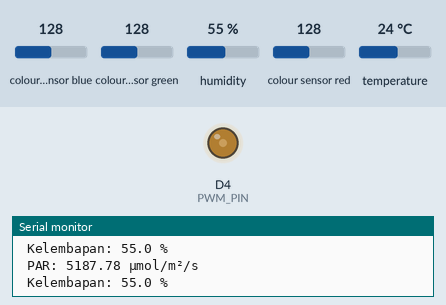
A sketch run on a simulated ESP8266 (NodeMCU). On the bench: output pins drawn as LEDs (lit = HIGH), the last lines printed to the serial monitor. Inputs (shaded band) come from the test bench; at power-on: humidity 55 %, colour sensor blue 128, colour sensor green 128, colour sensor red 128, temperature 24 °C. WiFi joins after 1.5 s; servers stay silent unless stated; EEPROM starts erased; no MQTT or app messages arrive unless stated.

Above: at 2.7 s.
2.8 s: humidity set to 88 %
At 4.9 s:
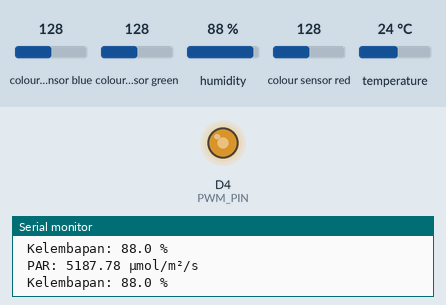
9.3 s: humidity set to 22 %
At 10.6 s:
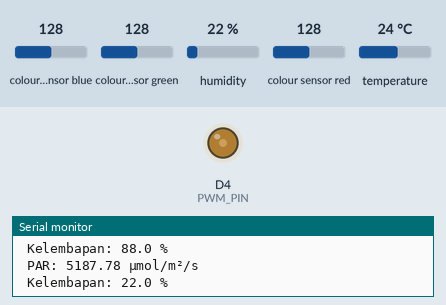
11.5 s: humidity set to 81 %
At 12.5 s:
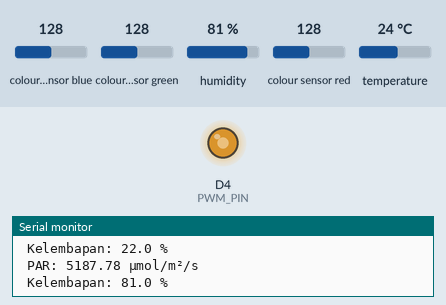
Timing chart, 0 to 14.5 s (numbered marks = the images above; inputs shaded):
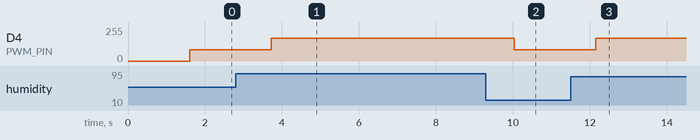

Measured:
- after the input at 2.8 s, D4 (PWM_PIN): 85/255 → 170/255 after 0.92 s
- after the input at 9.3 s, D4 (PWM_PIN): 170/255 → 85/255 after 0.74 s
- after the input at 11.5 s, D4 (PWM_PIN): 85/255 → 170/255 after 0.65 s

The sketch:

nodeMCUB.ino
```cpp
#include <DHT.h>
#include <DHT_U.h>
#include <Wire.h>
#include "Adafruit_TCS34725.h"
#include <ESP8266WiFi.h>
#include <PubSubClient.h>
#include <EEPROM.h>
#include <ArduinoJson.h>

#define DHTPIN D6
#define DHTTYPE DHT22
#define minHumidity 60
#define maxHumidity 80
#define PWM_PIN 2

const char* ssid = "Hidroponik";           // Replace with your Wi-Fi network name
const char* password = "hidrounhas07";   // Replace with your Wi-Fi password
const char* mqtt_server = "103.195.142.180";   // Replace with the IP of the machine running Mosquitto broker
const char* mqtt_topic = "dataPPFDHumidity";   // MQTT topic to publish TDS values
const int mqtt_port = 1883;

float PAR = 0;
int minThreshold; // Variabel global untuk minThreshold
int maxThreshold; // Variabel global untuk maxThreshold
float humidity = 0;

Adafruit_TCS34725 tcs = Adafruit_TCS34725(TCS34725_INTEGRATIONTIME_300MS, TCS34725_GAIN_1X);
DHT dht(DHTPIN, DHTTYPE);
WiFiClient espClient;
PubSubClient client(espClient);

void setup_wifi() {
  Serial.println(" Connecting to Wi-Fi...");
  WiFi.begin(ssid, password);
  unsigned long startAttemptTime = millis();

  while (WiFi.status() != WL_CONNECTED && millis() - startAttemptTime < 10000) { // Timeout 10 detik
    delay(500);
    Serial.print(".");
  }

  if (WiFi.status() == WL_CONNECTED) {
    Serial.println("\n WiFi terhubung");
  } else {
    Serial.println("\nWiFi gagal terhubung");
  }
}

void reconnect() {
  if (!client.connected()) {
    Serial.println(" Menghubungkan ke MQTT...");
    if (client.connect("NodeMCUClient")) {
      Serial.println(" MQTT terhubung");
      client.subscribe("setThresholdLight");
    } else {
      Serial.print(" MQTT gagal terhubung, rc=");
      Serial.println(client.state());
      delay(2000); // Tunggu 2 detik sebelum mencoba lagi
    }
  }
}

void mqttCallback(char* topic, byte* payload, unsigned int length) {
  // Buat buffer untuk menyimpan payload
  char buffer[length + 1];
  strncpy(buffer, (char*)payload, length);
  buffer[length] = '\0'; // Tambahkan null terminator

  // Parse JSON menggunakan ArduinoJson
  StaticJsonDocument<200> doc;
  DeserializationError error = deserializeJson(doc, buffer);

  if (error) {
    Serial.print(" JSON Parsing failed: ");
    Serial.println(error.c_str());
    return;
  }

  // Ambil nilai minThreshold dan maxThreshold dari JSON
  if (doc.containsKey("minThreshold") && doc.containsKey("maxThreshold")) {
    int minThreshold = doc["minThreshold"];
    int maxThreshold = doc["maxThreshold"];

    Serial.print(" minThreshold: ");
    Serial.println(minThreshold);
    Serial.print(" maxThreshold: ");
    Serial.println(maxThreshold);

    // Simpan ke EEPROM
    EEPROM.put(0, minThreshold);  // Simpan minThreshold di alamat 0
    EEPROM.put(sizeof(minThreshold), maxThreshold); // Simpan maxThreshold setelahnya
    EEPROM.commit();
    Serial.println(" Thresholds saved to EEPROM.");
  } else {
    Serial.println(" Keys 'minThreshold' or 'maxThreshold' not found in payload.");
  }
}

void setup() {
  // put your setup code here, to run once:
  Serial.begin(115200);
  EEPROM.begin(512);

  setup_wifi();
  client.setServer(mqtt_server, mqtt_port);
  client.setCallback(mqttCallback);

  EEPROM.get(0, minThreshold);
  EEPROM.get(sizeof(minThreshold), maxThreshold);

  if (tcs.begin()) {
    Serial.println("Sensor TCS34725 terdeteksi.");
  } else {
    Serial.println("Sensor TCS34725 tidak terdeteksi. Cek Kabel.");
    while (1); // Hentikan program
  }
  dht.begin();
}

float readPAR() {
  uint16_t r, g, b, c;
  float white, PAR;
  tcs.getRawData(&r, &g, &b, &c);
  white = (r + g + b) / 3.0;
  PAR = (white * 0.65847) + (r * 1.60537) + (g * 2.30216) + (b * 0.50019);
  return PAR;
}

float readHumidity() {
  return dht.readHumidity();
}

// Fuzzy Mamdani
int fuzzyPWM(float humidity, float light, int minThreshold, int maxThreshold) {
  // Fuzzifikasi Kelembapan
  float lowHumidity = constrain((maxHumidity - humidity) / (maxHumidity - minHumidity), 0, 1);
  float highHumidity = constrain((humidity - minHumidity) / (maxHumidity - minHumidity), 0, 1);

  // Fuzzifikasi PAR
  float dimLight = constrain((maxThreshold - light) / (maxThreshold - minThreshold), 0, 1);
  float brightLight = constrain((light - minThreshold) / (maxThreshold - minThreshold), 0, 1);

  // aturan Inferensi
  // PAR Tinggi & Kelembapan Rendah -> Output Rendah
  float pwmLow = min(brightLight, lowHumidity) * 85;
   // PAR Rendah & Kelembapan Rendah / PAR Tinggi & Kelembapan Tinggi -> Output Sedang
  float pwmMed = min(dimLight, lowHumidity) * 170 + min(brightLight, highHumidity) * 170;
  // PAR Rendah & Kelembapan Tinggi -> Output Tinggi
  float pwmHigh = min(dimLight, highHumidity) * 255;

  // Aggregasi
  float numerator = pwmLow + pwmMed + pwmHigh;
  float denominator =
    (min(brightLight, lowHumidity)) +  // Aturan: PAR Tinggi & Kelembapan Rendah
    (min(dimLight, lowHumidity)) +    // Aturan: PAR Rendah & Kelembapan Rendah
    (min(brightLight, highHumidity)) + // Aturan: PAR Tinggi & Kelembapan Tinggi
    (min(dimLight, highHumidity));     // Aturan: PAR Rendah & Kelembapan Tinggi

  if (denominator == 0) return 0;

  return (int)(numerator / denominator);
}

void loop() {
  // Periksa dan hubungkan Wi-Fi jika tidak terhubung
  if (WiFi.status() != WL_CONNECTED) {
    setup_wifi(); // Coba sambungkan kembali ke Wi-Fi
  }

  // Periksa dan hubungkan MQTT jika tidak terhubung
  if (WiFi.status() == WL_CONNECTED && !client.connected()) {
    reconnect(); // Coba sambungkan kembali ke MQTT
  }

  // Loop MQTT jika terhubung
  if (client.connected()) {
    client.loop();
  }

  float humidity = dht.readHumidity();
  PAR = readPAR();
  int pwmValue = fuzzyPWM(humidity, PAR, minThreshold, maxThreshold);

  analogWrite(PWM_PIN, pwmValue);

  Serial.print(" PAR: "); Serial.print(PAR, 2);
  Serial.println(" µmol/m²/s"); // Satuan PAR
  Serial.print(" Kelembapan: "); Serial.print(humidity, 1);
  Serial.println(" %");

  String data = String(PAR) + "|" + String(humidity);
  client.publish(mqtt_topic,String(data).c_str(), true);
  delay(1000); // Delay 1 detik
}
```
